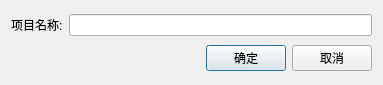
<?xml version="1.0" encoding="UTF-8"?>
<ui version="4.0">
 <class>Dialog_RenameProject</class>
 <widget class="QDialog" name="Dialog_RenameProject">
  <property name="geometry">
   <rect>
    <x>0</x>
    <y>0</y>
    <width>383</width>
    <height>85</height>
   </rect>
  </property>
  <property name="sizePolicy">
   <sizepolicy hsizetype="Preferred" vsizetype="MinimumExpanding">
    <horstretch>0</horstretch>
    <verstretch>0</verstretch>
   </sizepolicy>
  </property>
  <property name="windowTitle">
   <string>修改项目名称</string>
  </property>
  <layout class="QVBoxLayout" name="verticalLayout">
   <item>
    <layout class="QHBoxLayout" name="horizontalLayout">
     <item>
      <widget class="QLabel" name="label">
       <property name="text">
        <string>项目名称:</string>
       </property>
      </widget>
     </item>
     <item>
      <widget class="QLineEdit" name="lineEdit"/>
     </item>
    </layout>
   </item>
   <item>
    <layout class="QHBoxLayout" name="horizontalLayout_2">
     <item>
      <spacer name="horizontalSpacer">
       <property name="orientation">
        <enum>Qt::Horizontal</enum>
       </property>
       <property name="sizeHint" stdset="0">
        <size>
         <width>40</width>
         <height>20</height>
        </size>
       </property>
      </spacer>
     </item>
     <item>
      <widget class="QPushButton" name="pushButtonOk">
       <property name="text">
        <string>确定</string>
       </property>
      </widget>
     </item>
     <item>
      <widget class="QPushButton" name="pushButtonCannel">
       <property name="text">
        <string>取消</string>
       </property>
      </widget>
     </item>
    </layout>
   </item>
  </layout>
 </widget>
 <resources/>
 <connections>
  <connection>
   <sender>pushButtonOk</sender>
   <signal>clicked()</signal>
   <receiver>Dialog_RenameProject</receiver>
   <slot>accept()</slot>
   <hints>
    <hint type="sourcelabel">
     <x>250</x>
     <y>67</y>
    </hint>
    <hint type="destinationlabel">
     <x>146</x>
     <y>70</y>
    </hint>
   </hints>
  </connection>
  <connection>
   <sender>pushButtonCannel</sender>
   <signal>clicked()</signal>
   <receiver>Dialog_RenameProject</receiver>
   <slot>reject()</slot>
   <hints>
    <hint type="sourcelabel">
     <x>331</x>
     <y>68</y>
    </hint>
    <hint type="destinationlabel">
     <x>181</x>
     <y>79</y>
    </hint>
   </hints>
  </connection>
 </connections>
</ui>
